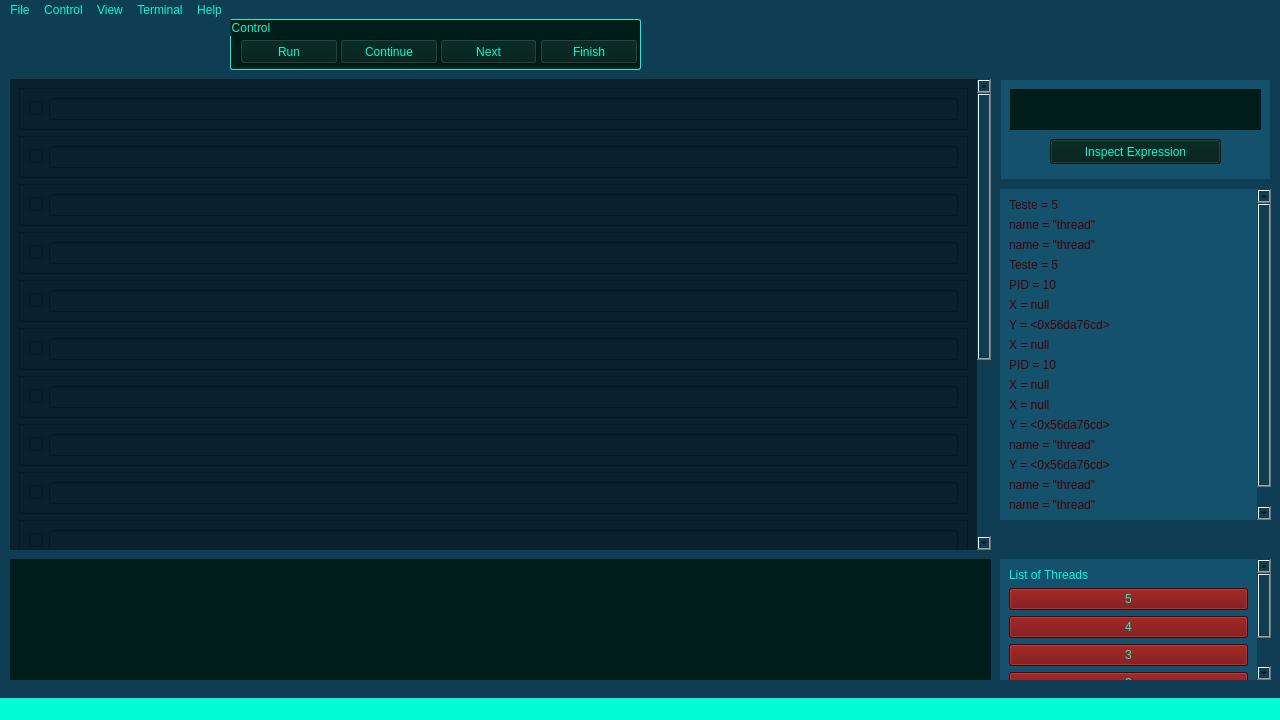
<?xml version="1.0" encoding="UTF-8"?>
<ui version="4.0">
 <class>MainWindow</class>
 <widget class="QMainWindow" name="MainWindow">
  <property name="geometry">
   <rect>
    <x>0</x>
    <y>0</y>
    <width>1280</width>
    <height>720</height>
   </rect>
  </property>
  <property name="minimumSize">
   <size>
    <width>0</width>
    <height>0</height>
   </size>
  </property>
  <property name="windowTitle">
   <string>MainWindow</string>
  </property>
  <property name="styleSheet">
   <string notr="true">background-color:rgb(15, 61, 83);
</string>
  </property>
  <widget class="QWidget" name="centralwidget">
   <property name="styleSheet">
    <string notr="true">QGroupBox {
	background-color:rgb(15, 61, 83);
	border-width: 1px;
	border-style: solid;
	border-radius: 2px;
	border-color:rgb(0, 252, 210);
}

QScrollArea {
	border-style: none;
}

QPushButton {

}</string>
   </property>
   <widget class="QWidget" name="verticalLayoutWidget">
    <property name="geometry">
     <rect>
      <x>1000</x>
      <y>540</y>
      <width>271</width>
      <height>121</height>
     </rect>
    </property>
    <layout class="QHBoxLayout" name="horizontalLayout">
     <item>
      <widget class="QScrollArea" name="scrollArea">
       <property name="styleSheet">
        <string notr="true">background-color:rgb(20, 81, 109);
color:rgb(0, 252, 210);</string>
       </property>
       <property name="widgetResizable">
        <bool>true</bool>
       </property>
       <widget class="QWidget" name="scrollAreaWidgetContents">
        <property name="geometry">
         <rect>
          <x>0</x>
          <y>0</y>
          <width>252</width>
          <height>184</height>
         </rect>
        </property>
        <layout class="QVBoxLayout" name="verticalLayout">
         <item>
          <widget class="QLabel" name="label_5">
           <property name="styleSheet">
            <string notr="true"/>
           </property>
           <property name="text">
            <string>List of Threads</string>
           </property>
          </widget>
         </item>
         <item>
          <widget class="QPushButton" name="pushButton_10">
           <property name="styleSheet">
            <string notr="true">background-color:rgb(112, 0, 0);</string>
           </property>
           <property name="text">
            <string>5</string>
           </property>
          </widget>
         </item>
         <item>
          <widget class="QPushButton" name="pushButton_9">
           <property name="styleSheet">
            <string notr="true">background-color:rgb(112, 0, 0);</string>
           </property>
           <property name="text">
            <string>4</string>
           </property>
          </widget>
         </item>
         <item>
          <widget class="QPushButton" name="pushButton_8">
           <property name="styleSheet">
            <string notr="true">background-color:rgb(112, 0, 0);</string>
           </property>
           <property name="text">
            <string>3</string>
           </property>
          </widget>
         </item>
         <item>
          <widget class="QPushButton" name="pushButton_7">
           <property name="styleSheet">
            <string notr="true">background-color:rgb(112, 0, 0);</string>
           </property>
           <property name="text">
            <string>2</string>
           </property>
          </widget>
         </item>
         <item>
          <widget class="QPushButton" name="pushButton_6">
           <property name="styleSheet">
            <string notr="true">background-color:rgb(112, 0, 0);</string>
           </property>
           <property name="text">
            <string>1</string>
           </property>
          </widget>
         </item>
        </layout>
       </widget>
      </widget>
     </item>
    </layout>
   </widget>
   <widget class="QWidget" name="verticalLayoutWidget_2">
    <property name="geometry">
     <rect>
      <x>10</x>
      <y>60</y>
      <width>981</width>
      <height>471</height>
     </rect>
    </property>
    <layout class="QVBoxLayout" name="verticalLayout_2">
     <item>
      <widget class="QScrollArea" name="scrollArea_2">
       <property name="styleSheet">
        <string notr="true">background-color:rgb(8, 33, 44);
color:rgb(0, 252, 210);</string>
       </property>
       <property name="widgetResizable">
        <bool>true</bool>
       </property>
       <widget class="QWidget" name="scrollAreaWidgetContents_2">
        <property name="geometry">
         <rect>
          <x>0</x>
          <y>0</y>
          <width>962</width>
          <height>780</height>
         </rect>
        </property>
        <layout class="QVBoxLayout" name="verticalLayout_4">
         <item>
          <widget class="QFrame" name="frame">
           <property name="frameShape">
            <enum>QFrame::StyledPanel</enum>
           </property>
           <property name="frameShadow">
            <enum>QFrame::Raised</enum>
           </property>
           <layout class="QHBoxLayout" name="horizontalLayout_2">
            <item>
             <widget class="QCheckBox" name="checkBox">
              <property name="text">
               <string/>
              </property>
             </widget>
            </item>
            <item>
             <widget class="QLineEdit" name="lineEdit"/>
            </item>
           </layout>
          </widget>
         </item>
         <item>
          <widget class="QFrame" name="frame_3">
           <property name="frameShape">
            <enum>QFrame::StyledPanel</enum>
           </property>
           <property name="frameShadow">
            <enum>QFrame::Raised</enum>
           </property>
           <layout class="QHBoxLayout" name="horizontalLayout_4">
            <item>
             <widget class="QCheckBox" name="checkBox_7">
              <property name="text">
               <string/>
              </property>
             </widget>
            </item>
            <item>
             <widget class="QLineEdit" name="lineEdit_7"/>
            </item>
           </layout>
          </widget>
         </item>
         <item>
          <widget class="QFrame" name="frame_4">
           <property name="frameShape">
            <enum>QFrame::StyledPanel</enum>
           </property>
           <property name="frameShadow">
            <enum>QFrame::Raised</enum>
           </property>
           <layout class="QHBoxLayout" name="horizontalLayout_5">
            <item>
             <widget class="QCheckBox" name="checkBox_8">
              <property name="text">
               <string/>
              </property>
             </widget>
            </item>
            <item>
             <widget class="QLineEdit" name="lineEdit_8"/>
            </item>
           </layout>
          </widget>
         </item>
         <item>
          <widget class="QFrame" name="frame_5">
           <property name="frameShape">
            <enum>QFrame::StyledPanel</enum>
           </property>
           <property name="frameShadow">
            <enum>QFrame::Raised</enum>
           </property>
           <layout class="QHBoxLayout" name="horizontalLayout_6">
            <item>
             <widget class="QCheckBox" name="checkBox_9">
              <property name="text">
               <string/>
              </property>
             </widget>
            </item>
            <item>
             <widget class="QLineEdit" name="lineEdit_9"/>
            </item>
           </layout>
          </widget>
         </item>
         <item>
          <widget class="QFrame" name="frame_8">
           <property name="frameShape">
            <enum>QFrame::StyledPanel</enum>
           </property>
           <property name="frameShadow">
            <enum>QFrame::Raised</enum>
           </property>
           <layout class="QHBoxLayout" name="horizontalLayout_9">
            <item>
             <widget class="QCheckBox" name="checkBox_14">
              <property name="text">
               <string/>
              </property>
             </widget>
            </item>
            <item>
             <widget class="QLineEdit" name="lineEdit_12"/>
            </item>
           </layout>
          </widget>
         </item>
         <item>
          <widget class="QFrame" name="frame_7">
           <property name="frameShape">
            <enum>QFrame::StyledPanel</enum>
           </property>
           <property name="frameShadow">
            <enum>QFrame::Raised</enum>
           </property>
           <layout class="QHBoxLayout" name="horizontalLayout_8">
            <item>
             <widget class="QCheckBox" name="checkBox_13">
              <property name="text">
               <string/>
              </property>
             </widget>
            </item>
            <item>
             <widget class="QLineEdit" name="lineEdit_11"/>
            </item>
           </layout>
          </widget>
         </item>
         <item>
          <widget class="QFrame" name="frame_6">
           <property name="frameShape">
            <enum>QFrame::StyledPanel</enum>
           </property>
           <property name="frameShadow">
            <enum>QFrame::Raised</enum>
           </property>
           <layout class="QHBoxLayout" name="horizontalLayout_7">
            <item>
             <widget class="QCheckBox" name="checkBox_10">
              <property name="text">
               <string/>
              </property>
             </widget>
            </item>
            <item>
             <widget class="QLineEdit" name="lineEdit_10"/>
            </item>
           </layout>
          </widget>
         </item>
         <item>
          <widget class="QFrame" name="frame_9">
           <property name="frameShape">
            <enum>QFrame::StyledPanel</enum>
           </property>
           <property name="frameShadow">
            <enum>QFrame::Raised</enum>
           </property>
           <layout class="QHBoxLayout" name="horizontalLayout_10">
            <item>
             <widget class="QCheckBox" name="checkBox_15">
              <property name="text">
               <string/>
              </property>
             </widget>
            </item>
            <item>
             <widget class="QLineEdit" name="lineEdit_13"/>
            </item>
           </layout>
          </widget>
         </item>
         <item>
          <widget class="QFrame" name="frame_16">
           <property name="frameShape">
            <enum>QFrame::StyledPanel</enum>
           </property>
           <property name="frameShadow">
            <enum>QFrame::Raised</enum>
           </property>
           <layout class="QHBoxLayout" name="horizontalLayout_17">
            <item>
             <widget class="QCheckBox" name="checkBox_22">
              <property name="text">
               <string/>
              </property>
             </widget>
            </item>
            <item>
             <widget class="QLineEdit" name="lineEdit_22"/>
            </item>
           </layout>
          </widget>
         </item>
         <item>
          <widget class="QFrame" name="frame_14">
           <property name="frameShape">
            <enum>QFrame::StyledPanel</enum>
           </property>
           <property name="frameShadow">
            <enum>QFrame::Raised</enum>
           </property>
           <layout class="QHBoxLayout" name="horizontalLayout_15">
            <item>
             <widget class="QCheckBox" name="checkBox_20">
              <property name="text">
               <string/>
              </property>
             </widget>
            </item>
            <item>
             <widget class="QLineEdit" name="lineEdit_20"/>
            </item>
           </layout>
          </widget>
         </item>
         <item>
          <widget class="QFrame" name="frame_15">
           <property name="frameShape">
            <enum>QFrame::StyledPanel</enum>
           </property>
           <property name="frameShadow">
            <enum>QFrame::Raised</enum>
           </property>
           <layout class="QHBoxLayout" name="horizontalLayout_16">
            <item>
             <widget class="QCheckBox" name="checkBox_21">
              <property name="text">
               <string/>
              </property>
             </widget>
            </item>
            <item>
             <widget class="QLineEdit" name="lineEdit_21"/>
            </item>
           </layout>
          </widget>
         </item>
         <item>
          <widget class="QFrame" name="frame_11">
           <property name="frameShape">
            <enum>QFrame::StyledPanel</enum>
           </property>
           <property name="frameShadow">
            <enum>QFrame::Raised</enum>
           </property>
           <layout class="QHBoxLayout" name="horizontalLayout_12">
            <item>
             <widget class="QCheckBox" name="checkBox_17">
              <property name="text">
               <string/>
              </property>
             </widget>
            </item>
            <item>
             <widget class="QLineEdit" name="lineEdit_17"/>
            </item>
           </layout>
          </widget>
         </item>
         <item>
          <widget class="QFrame" name="frame_12">
           <property name="frameShape">
            <enum>QFrame::StyledPanel</enum>
           </property>
           <property name="frameShadow">
            <enum>QFrame::Raised</enum>
           </property>
           <layout class="QHBoxLayout" name="horizontalLayout_13">
            <item>
             <widget class="QCheckBox" name="checkBox_18">
              <property name="text">
               <string/>
              </property>
             </widget>
            </item>
            <item>
             <widget class="QLineEdit" name="lineEdit_18"/>
            </item>
           </layout>
          </widget>
         </item>
         <item>
          <widget class="QFrame" name="frame_10">
           <property name="frameShape">
            <enum>QFrame::StyledPanel</enum>
           </property>
           <property name="frameShadow">
            <enum>QFrame::Raised</enum>
           </property>
           <layout class="QHBoxLayout" name="horizontalLayout_11">
            <item>
             <widget class="QCheckBox" name="checkBox_16">
              <property name="text">
               <string/>
              </property>
             </widget>
            </item>
            <item>
             <widget class="QLineEdit" name="lineEdit_14"/>
            </item>
           </layout>
          </widget>
         </item>
         <item>
          <widget class="QFrame" name="frame_13">
           <property name="frameShape">
            <enum>QFrame::StyledPanel</enum>
           </property>
           <property name="frameShadow">
            <enum>QFrame::Raised</enum>
           </property>
           <layout class="QHBoxLayout" name="horizontalLayout_14">
            <item>
             <widget class="QCheckBox" name="checkBox_19">
              <property name="text">
               <string/>
              </property>
             </widget>
            </item>
            <item>
             <widget class="QLineEdit" name="lineEdit_19"/>
            </item>
           </layout>
          </widget>
         </item>
         <item>
          <widget class="QFrame" name="frame_17">
           <property name="frameShape">
            <enum>QFrame::StyledPanel</enum>
           </property>
           <property name="frameShadow">
            <enum>QFrame::Raised</enum>
           </property>
           <layout class="QHBoxLayout" name="horizontalLayout_18">
            <item>
             <widget class="QCheckBox" name="checkBox_23">
              <property name="text">
               <string/>
              </property>
             </widget>
            </item>
            <item>
             <widget class="QLineEdit" name="lineEdit_23"/>
            </item>
           </layout>
          </widget>
         </item>
        </layout>
       </widget>
      </widget>
     </item>
    </layout>
   </widget>
   <widget class="QWidget" name="verticalLayoutWidget_3">
    <property name="geometry">
     <rect>
      <x>1000</x>
      <y>170</y>
      <width>271</width>
      <height>331</height>
     </rect>
    </property>
    <layout class="QVBoxLayout" name="verticalLayout_3">
     <item>
      <widget class="QScrollArea" name="scrollArea_3">
       <property name="styleSheet">
        <string notr="true">background-color:rgb(20, 81, 109);
color:rgb(0, 252, 210);</string>
       </property>
       <property name="widgetResizable">
        <bool>true</bool>
       </property>
       <widget class="QWidget" name="scrollAreaWidgetContents_3">
        <property name="geometry">
         <rect>
          <x>0</x>
          <y>0</y>
          <width>252</width>
          <height>386</height>
         </rect>
        </property>
        <layout class="QGridLayout" name="gridLayout">
         <item row="2" column="0">
          <widget class="QLabel" name="label_11">
           <property name="styleSheet">
            <string notr="true">color:rgb(70, 0, 5);</string>
           </property>
           <property name="text">
            <string>name = &quot;thread&quot;</string>
           </property>
          </widget>
         </item>
         <item row="13" column="0">
          <widget class="QLabel" name="label_31">
           <property name="styleSheet">
            <string notr="true">color:rgb(70, 0, 5);</string>
           </property>
           <property name="text">
            <string>Y = &lt;0x56da76cd&gt;</string>
           </property>
          </widget>
         </item>
         <item row="7" column="0">
          <widget class="QLabel" name="label_29">
           <property name="styleSheet">
            <string notr="true">color:rgb(70, 0, 5);</string>
           </property>
           <property name="text">
            <string>X = null</string>
           </property>
          </widget>
         </item>
         <item row="3" column="0">
          <widget class="QLabel" name="label_13">
           <property name="styleSheet">
            <string notr="true">color:rgb(70, 0, 5);</string>
           </property>
           <property name="text">
            <string>Teste = 5</string>
           </property>
          </widget>
         </item>
         <item row="6" column="0">
          <widget class="QLabel" name="label_27">
           <property name="styleSheet">
            <string notr="true">color:rgb(70, 0, 5);</string>
           </property>
           <property name="text">
            <string>Y = &lt;0x56da76cd&gt;</string>
           </property>
          </widget>
         </item>
         <item row="10" column="0">
          <widget class="QLabel" name="label_10">
           <property name="styleSheet">
            <string notr="true">color:rgb(70, 0, 5);</string>
           </property>
           <property name="text">
            <string>X = null</string>
           </property>
          </widget>
         </item>
         <item row="5" column="0">
          <widget class="QLabel" name="label_14">
           <property name="styleSheet">
            <string notr="true">color:rgb(70, 0, 5);</string>
           </property>
           <property name="text">
            <string>X = null</string>
           </property>
          </widget>
         </item>
         <item row="8" column="0">
          <widget class="QLabel" name="label_3">
           <property name="styleSheet">
            <string notr="true">color:rgb(70, 0, 5);</string>
           </property>
           <property name="text">
            <string>PID = 10</string>
           </property>
          </widget>
         </item>
         <item row="0" column="0">
          <widget class="QLabel" name="label_2">
           <property name="styleSheet">
            <string notr="true">color:rgb(70, 0, 5);</string>
           </property>
           <property name="text">
            <string>Teste = 5</string>
           </property>
          </widget>
         </item>
         <item row="12" column="0">
          <widget class="QLabel" name="label_8">
           <property name="styleSheet">
            <string notr="true">color:rgb(70, 0, 5);</string>
           </property>
           <property name="text">
            <string>name = &quot;thread&quot;</string>
           </property>
          </widget>
         </item>
         <item row="1" column="0">
          <widget class="QLabel" name="label_28">
           <property name="styleSheet">
            <string notr="true">color:rgb(70, 0, 5);</string>
           </property>
           <property name="text">
            <string>name = &quot;thread&quot;</string>
           </property>
          </widget>
         </item>
         <item row="14" column="0">
          <widget class="QLabel" name="label_30">
           <property name="styleSheet">
            <string notr="true">color:rgb(70, 0, 5);</string>
           </property>
           <property name="text">
            <string>name = &quot;thread&quot;</string>
           </property>
          </widget>
         </item>
         <item row="16" column="0">
          <widget class="QLabel" name="label_32">
           <property name="styleSheet">
            <string notr="true">color:rgb(70, 0, 5);</string>
           </property>
           <property name="text">
            <string>name = &quot;thread&quot;</string>
           </property>
          </widget>
         </item>
         <item row="11" column="0">
          <widget class="QLabel" name="label_7">
           <property name="styleSheet">
            <string notr="true">color:rgb(70, 0, 5);</string>
           </property>
           <property name="text">
            <string>Y = &lt;0x56da76cd&gt;</string>
           </property>
          </widget>
         </item>
         <item row="9" column="0">
          <widget class="QLabel" name="label_6">
           <property name="styleSheet">
            <string notr="true">color:rgb(70, 0, 5);</string>
           </property>
           <property name="text">
            <string>X = null</string>
           </property>
          </widget>
         </item>
         <item row="4" column="0">
          <widget class="QLabel" name="label_12">
           <property name="styleSheet">
            <string notr="true">color:rgb(70, 0, 5);</string>
           </property>
           <property name="text">
            <string>PID = 10</string>
           </property>
          </widget>
         </item>
         <item row="15" column="0">
          <widget class="QLabel" name="label_33">
           <property name="styleSheet">
            <string notr="true">color:rgb(70, 0, 5);</string>
           </property>
           <property name="text">
            <string>name = &quot;thread&quot;</string>
           </property>
          </widget>
         </item>
        </layout>
       </widget>
      </widget>
     </item>
    </layout>
   </widget>
   <widget class="QLabel" name="label">
    <property name="geometry">
     <rect>
      <x>10</x>
      <y>540</y>
      <width>981</width>
      <height>121</height>
     </rect>
    </property>
    <property name="styleSheet">
     <string notr="true">background-color:rgb(0, 30, 25)</string>
    </property>
    <property name="text">
     <string/>
    </property>
   </widget>
   <widget class="QGroupBox" name="groupBox">
    <property name="geometry">
     <rect>
      <x>230</x>
      <y>0</y>
      <width>411</width>
      <height>51</height>
     </rect>
    </property>
    <property name="styleSheet">
     <string notr="true">background-color:rgb(0, 30, 25);
color:rgb(0, 252, 210);</string>
    </property>
    <property name="title">
     <string>Control</string>
    </property>
    <widget class="QPushButton" name="pushButton_2">
     <property name="geometry">
      <rect>
       <x>10</x>
       <y>20</y>
       <width>98</width>
       <height>25</height>
      </rect>
     </property>
     <property name="text">
      <string>Run</string>
     </property>
    </widget>
    <widget class="QPushButton" name="pushButton_3">
     <property name="geometry">
      <rect>
       <x>210</x>
       <y>20</y>
       <width>97</width>
       <height>25</height>
      </rect>
     </property>
     <property name="text">
      <string>Next</string>
     </property>
    </widget>
    <widget class="QPushButton" name="pushButton_4">
     <property name="geometry">
      <rect>
       <x>110</x>
       <y>20</y>
       <width>98</width>
       <height>25</height>
      </rect>
     </property>
     <property name="text">
      <string>Continue</string>
     </property>
    </widget>
    <widget class="QPushButton" name="pushButton_5">
     <property name="geometry">
      <rect>
       <x>310</x>
       <y>20</y>
       <width>98</width>
       <height>25</height>
      </rect>
     </property>
     <property name="text">
      <string>Finish</string>
     </property>
    </widget>
   </widget>
   <widget class="QFrame" name="frame_2">
    <property name="geometry">
     <rect>
      <x>1000</x>
      <y>60</y>
      <width>271</width>
      <height>101</height>
     </rect>
    </property>
    <property name="styleSheet">
     <string notr="true">background-color:rgb(20, 81, 109);
color:rgb(0, 252, 210);</string>
    </property>
    <property name="frameShape">
     <enum>QFrame::StyledPanel</enum>
    </property>
    <property name="frameShadow">
     <enum>QFrame::Raised</enum>
    </property>
    <widget class="QPushButton" name="pushButton">
     <property name="geometry">
      <rect>
       <x>50</x>
       <y>60</y>
       <width>171</width>
       <height>25</height>
      </rect>
     </property>
     <property name="styleSheet">
      <string notr="true">background-color:rgb(0, 30, 25);
color:rgb(0, 252, 210);</string>
     </property>
     <property name="text">
      <string>Inspect Expression</string>
     </property>
    </widget>
    <widget class="QTextEdit" name="textEdit">
     <property name="geometry">
      <rect>
       <x>10</x>
       <y>10</y>
       <width>251</width>
       <height>41</height>
      </rect>
     </property>
     <property name="styleSheet">
      <string notr="true">background-color:rgb(0, 30, 25);
color:rgb(0, 252, 210);
font-size:20px;</string>
     </property>
    </widget>
   </widget>
  </widget>
  <widget class="QMenuBar" name="menubar">
   <property name="geometry">
    <rect>
     <x>0</x>
     <y>0</y>
     <width>1280</width>
     <height>22</height>
    </rect>
   </property>
   <property name="styleSheet">
    <string notr="true">QMenuBar::item {
	background-color:rgb(15, 61, 83);
	color:rgb(0, 252, 210);
}

QMenuBar::item:hover {
	background-color:rgb(0, 132, 110);
	color:rgb(0, 90, 75);
}

QMenuBar::item:selected {
	background-color:rgb(0, 132, 110);
	color:rgb(0, 90, 75);
}</string>
   </property>
   <widget class="QMenu" name="menuFile">
    <property name="styleSheet">
     <string notr="true">QMenu::item {
	background-color:rgb(15, 61, 83);
	color:rgb(0, 252, 210);
}

QMenu::item:hover {
	background-color:rgb(0, 132, 110);
	color:rgb(0, 90, 75);
}

QMenu::item:selected {
	background-color:rgb(0, 132, 110);
	color:rgb(0, 90, 75);
}</string>
    </property>
    <property name="title">
     <string>File</string>
    </property>
    <addaction name="actionNew"/>
    <addaction name="actionLoad"/>
    <addaction name="actionSave"/>
    <addaction name="actionBuild"/>
   </widget>
   <widget class="QMenu" name="menuControl">
    <property name="styleSheet">
     <string notr="true">QMenu::item {
	background-color:rgb(15, 61, 83);
	color:rgb(0, 252, 210);
}

QMenu::item:hover {
	background-color:rgb(0, 132, 110);
	color:rgb(0, 90, 75);
}

QMenu::item:selected {
	background-color:rgb(0, 132, 110);
	color:rgb(0, 90, 75);
}</string>
    </property>
    <property name="title">
     <string>Control</string>
    </property>
    <addaction name="actionRun_R"/>
    <addaction name="actionContinue_A"/>
    <addaction name="actionNext_N"/>
    <addaction name="actionFinish_F"/>
   </widget>
   <widget class="QMenu" name="menuView">
    <property name="styleSheet">
     <string notr="true">QMenu::item {
	background-color:rgb(15, 61, 83);
	color:rgb(0, 252, 210);
}

QMenu::item:hover {
	background-color:rgb(0, 132, 110);
	color:rgb(0, 90, 75);
}

QMenu::item:selected {
	background-color:rgb(0, 132, 110);
	color:rgb(0, 90, 75);
}</string>
    </property>
    <property name="title">
     <string>View</string>
    </property>
    <addaction name="actionAssembly_Code"/>
    <addaction name="actionRegisters_List"/>
   </widget>
   <widget class="QMenu" name="menuTerminal">
    <property name="styleSheet">
     <string notr="true">QMenu::item {
	background-color:rgb(15, 61, 83);
	color:rgb(0, 252, 210);
}

QMenu::item:hover {
	background-color:rgb(0, 132, 110);
	color:rgb(0, 90, 75);
}

QMenu::item:selected {
	background-color:rgb(0, 132, 110);
	color:rgb(0, 90, 75);
}</string>
    </property>
    <property name="title">
     <string>Terminal</string>
    </property>
    <addaction name="actionNew_Terminal"/>
   </widget>
   <widget class="QMenu" name="menuHelp">
    <property name="styleSheet">
     <string notr="true">QMenu::item {
	background-color:rgb(15, 61, 83);
	color:rgb(0, 252, 210);
}

QMenu::item:hover {
	background-color:rgb(0, 132, 110);
	color:rgb(0, 90, 75);
}

QMenu::item:selected {
	background-color:rgb(0, 132, 110);
	color:rgb(0, 90, 75);
}</string>
    </property>
    <property name="title">
     <string>Help</string>
    </property>
    <addaction name="actionCommands"/>
    <addaction name="actionControls"/>
    <addaction name="actionAbout"/>
    <addaction name="actionDocumentation"/>
   </widget>
   <addaction name="menuFile"/>
   <addaction name="menuControl"/>
   <addaction name="menuView"/>
   <addaction name="menuTerminal"/>
   <addaction name="menuHelp"/>
  </widget>
  <widget class="QStatusBar" name="statusbar">
   <property name="styleSheet">
    <string notr="true">background-color:rgb(0, 252, 210)</string>
   </property>
  </widget>
  <action name="actionNew">
   <property name="text">
    <string>New                      </string>
   </property>
  </action>
  <action name="actionLoad">
   <property name="text">
    <string>Load                      </string>
   </property>
  </action>
  <action name="actionSave">
   <property name="text">
    <string>Save                      </string>
   </property>
  </action>
  <action name="actionBuild">
   <property name="text">
    <string>Build                     </string>
   </property>
  </action>
  <action name="actionRun_R">
   <property name="text">
    <string>Run (R)                             </string>
   </property>
  </action>
  <action name="actionContinue_A">
   <property name="text">
    <string>Continue (SPACE BAR)  </string>
   </property>
  </action>
  <action name="actionNext_N">
   <property name="text">
    <string>Next (N)                           </string>
   </property>
  </action>
  <action name="actionFinish_F">
   <property name="text">
    <string>Finish (F)                          </string>
   </property>
  </action>
  <action name="actionAssembly_Code">
   <property name="text">
    <string>Assembly Code </string>
   </property>
  </action>
  <action name="actionRegisters_List">
   <property name="text">
    <string>Registers List      </string>
   </property>
  </action>
  <action name="actionNew_Terminal">
   <property name="text">
    <string>New Terminal  </string>
   </property>
  </action>
  <action name="actionCommands">
   <property name="text">
    <string>Commands          </string>
   </property>
  </action>
  <action name="actionControls">
   <property name="text">
    <string>Controls                </string>
   </property>
  </action>
  <action name="actionAbout">
   <property name="text">
    <string>About                    </string>
   </property>
  </action>
  <action name="actionDocumentation">
   <property name="text">
    <string>Documentation    </string>
   </property>
  </action>
 </widget>
 <resources/>
 <connections/>
</ui>
